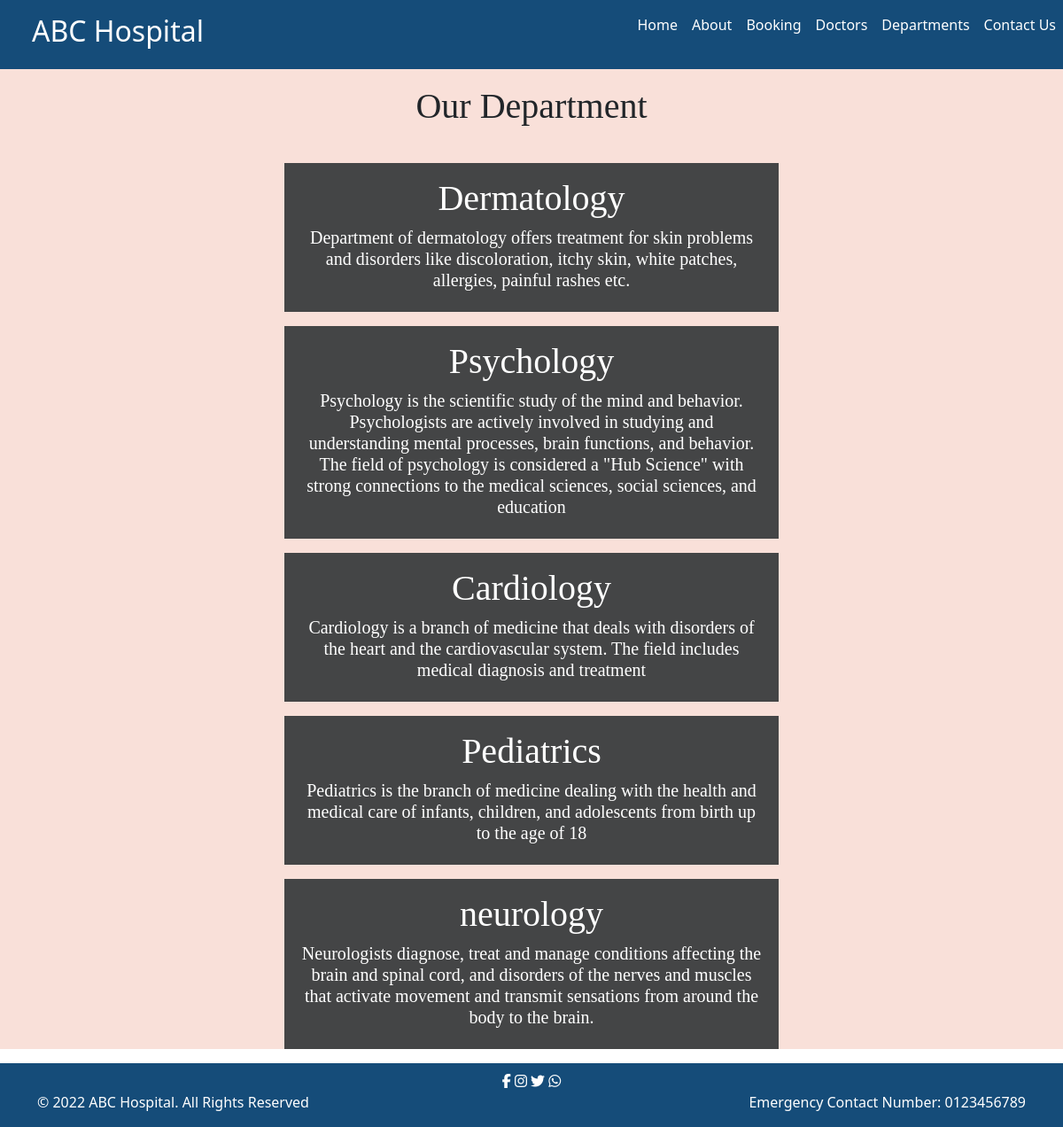
Screenshot of /department with the database file from the repository.
### home/models.py (models this page shows, shortened)
class Departments(models.Model):
    dep_name = models.CharField(max_length=100)
    dep_description = models.TextField()

### home/views.py (the view)
# urls.py: path('department', views.department,name='department'),
def department(request):
    dict_dept={
        'dept': Departments.objects.all()
    }
    return render(request,'department.html',dict_dept)

### templates/department.html (shortened to what this page needs)
{% extends 'base.html' %}
{% block content%}
<section style="background-color: #F9E0D9">
    <section class="mt-auto" style="padding-top: 5em; ">
        <div class="container">
            <div class="row mt-auto p-3">
                <h1 class="text-center" style="font-family: 'Titillium Web';">Our Department</h1>
            </div>
        </div>
    </section>
    <section>
        <div class="container" >
        {% for d in dept%}
            <div class="mx-auto w-50  text-center text-white p-3 my-3" style="background-color: rgb(68, 69, 70);">
                <h1 style="font-family: 'Titillium Web';">{{d.dep_name}}</h1>
                <h6 style="font-family: 'sans-serif'; font-size: 20px;">{{d.dep_description}}</h6>
            </div>
        {% endfor%}
        </div>
    </section>
</section>
{% endblock %}

### rows the page displays
Departments: dep_name "Dermatology", dep_description "Department of dermatology offers treatment for skin problems and disorders like discoloration, itchy skin, white patches, allergies, painful rashes etc."
Departments: dep_name "Psychology", dep_description "Psychology is the scientific study of the mind and behavior. Psychologists are actively involved in studying and understanding mental processes, brain functions, and behavior. The field of psychology is considered a \"Hub Science\" with strong connections to the medical sciences, social sciences, and education"
Departments: dep_name "Cardiology", dep_description "Cardiology is a branch of medicine that deals with disorders of the heart and the cardiovascular system. The field includes medical diagnosis and treatment"
Departments: dep_name "Pediatrics", dep_description "Pediatrics is the branch of medicine dealing with the health and medical care of infants, children, and adolescents from birth up to the age of 18"
Departments: dep_name "neurology", dep_description "Neurologists diagnose, treat and manage conditions affecting the brain and spinal cord, and disorders of the nerves and muscles that activate movement and transmit sensations from around the body to the brain."
